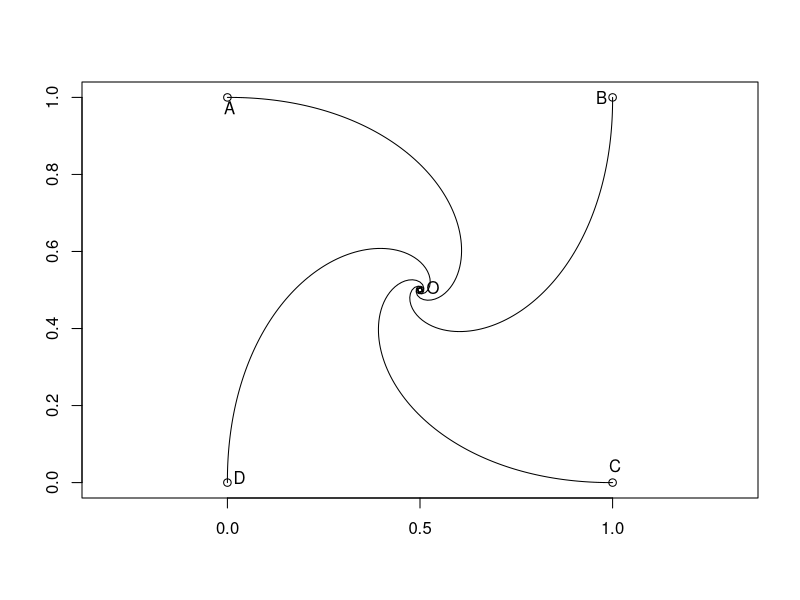

This chart was generated by the following R code:
## ---- chunk 1
set.seed(233)
buffon.sim <- function(n, l = 0.8, a = 1){
    k     <- 0
    theta <- runif(n, 0, pi)
    x     <- runif(n, 0, a/2)
    
    for(i in 1:n) {
        if(x[i] <= l/2*sin(theta[i]))
            k <- k + 1
    }
    
    sim.pi  <- (2*l*n)/(k*a)
    sim.p   <- k/n
    
    data.frame(pi = sim.pi, p = sim.p)
}

buffon.sim(100000, 0.8, 1)
## ---- chunk 2
set.seed(233)
area.sim <- function(n) {
    y <- runif(n)
    x <- runif(n)
    k <- 0
    
    for(i in 1:n) {
        if(x[i]^2 + y[i]^2 < 1)
            k <- k + 1
    }
    
    sim.p   <- k/n
    sim.pi  <- 4*sim.p
    
    data.frame(p = sim.p, pi = sim.pi)
}

area.sim(100000)
## ---- chunk 3
plot(c(0, 1, 0, 1), c(0, 0, 1, 1), xlab = "", ylab = "", 
     asp = 1, xlim = c(0, 1), ylim = c(0, 1))
text(0, 1, labels = "A", adj = c(0.3, 1.3))
text(1, 1, labels = "B", adj = c(1.5, 0.5))
text(1, 0, labels = "C", adj = c(0.3, -0.8))
text(0, 0, labels = "D", adj = c(-0.5, 0.1))
points(0.5, 0.5)
text(0.5, 0.5, labels = "O", adj = c(-0.5, 0.3))

delta.t <- 0.01
n       <- 110

x     <- matrix(0, nrow = 5, ncol = n)
y     <- matrix(0, nrow = 5, ncol = n)
x[,1] <- c(0, 1, 1, 0, 0)
y[,1] <- c(1, 1, 0, 0, 1)
d     <- c(0, 0, 0, 0)

for(j in 1:(n-1)) {
    for(i in 1:4){
        d[i] <- sqrt((x[i+1, j]-x[i, j])^2+(y[i+1, j]-y[i, j])^2)
        x[i, j+1] <- x[i, j]+delta.t*(x[i+1, j]-x[i, j])/d[i]
        y[i, j+1] <- y[i, j]+delta.t*(y[i+1, j]-y[i, j])/d[i]
    }
    
    x[5,j+1] <- x[1, j+1]  # For object 4
    y[5,j+1] <- y[1, j+1]  # For object 4
}

for(i in 1:4) {
    lines(x[i,], y[i,])
}
## ---- chunk 4
gen.t1 <- function(n, r1) {
    t1 <- array(0, dim = c(1, n))
    
    for(i in 1:n) {
        if(r1[i] < 0.7){
            t1[i] <- 0
        } else if(r1[i] <= 0.9) {
            t1[i] = 5
        } else {
            t1[i] = 10
        }
    }
    
    return(t1)
}

gen.t3 <- function(n, r3) {
    t3 <- array(0, dim = c(1, n))
    
    for(i in 1:n) {
        if(r3[i] < 0.3) {
            t3[i] <- 28
        } else if(r3[i] <= 0.7){
            t3[i] <- 30
        } else if(r3[i] <= 0.9) {
            t3[i] = 32
        } else {
            t3[i] = 34
        }
    }
    
    return(t3)
}

train.sim <- function(n) {
    r1 <- runif(n)
    r3 <- runif(n)
    
    t1 <- gen.t1(n, r1)
    t2 <- rnorm(n, 30, 2)
    t3 <- gen.t3(n, r3)
    
    k <- 0
    for(i in 1:n) {
        if(t1[i] + t2[i] > t3[i])
            k <- k+1
    }
    
    return(k/n)
}

train.sim(100000)
## ---- chunk 5
nuclear.sim <- function(n, d = 3) {
    back   <- 0
    absorb <- 0
    pierce <- 0
    
    for(i in 1:n) {
        x <- -log(runif(1))
        for(j in 1:10) {
            flag <- 1
            r    <- runif(2)
            R    <- -log(r[1])
            t    <- 2*pi*r[2]
            x    <- x+R*cos(t)
            
            if(x < 0) {
                back <- back +1
                flag <- 0
                break
            } else if(x > d) {
                pierce <- pierce +1
                flag   <- 0
                break
            } else
                next
        }
        
        if(flag == 1)
            absorb <- absorb+1
    }
    
    result <- data.frame(Pierce = (pierce/n)*100,
                         Absorb = (absorb/n)*100,
                         Back   = (back/n)*100)
    names(result) <- c("Pierce(%)", "Absorb(%)", "Back(%)")
    return(result)
}

nuclear.sim(10000, 15)
## ---- chunk 6
gen.expd <- function(lambda) {
    r  <- runif(1)
    -1/lambda*log(r)
}

# lambda: Consumer arrive speed
# mu:     Serve speed 
# TS:     Tatal times
queue.sim <- function(lambda, mu, TS) {
    k  <- 0;  wt <- 0; wn <- 0; ws <- 0;
    tp <- 0;  Na <- 0; n  <- 0; t  <- 0;
    
    # Init simulator
    Ta <- gen.expd(lambda)
    Td <- Inf
    
    repeat{
        # Set system status
        k     <- k+1
        wt[k] <- t
        wn[k] <- n
        
        if(Ta < TS) { # Accept consumer
            ws[k] <- min(Ta, Td)-t
            if(Ta < Td) { # Consumer Arrive
                t  <- Ta
                n  <- n+1
                Na <- Na+1
                Ta <- t+gen.expd(lambda)
                
                if(n == 1)
                    Td <- t+gen.expd(mu) # Set first consumer leave time
            } else { # Consumer leave
                t <- Td
                n <- n-1
                
                if(n == 0)
                    Td <- Inf
                else
                    Td <- t+gen.expd(mu)
            }
        } else { # Reject consumer
            ws[k] <- ifelse(Td == Inf, 0, Td-t)
            if(n>0) { # Serve remain consumer
                t <- Td
                n <- n-1
                if(n>0)
                    Td <- t+gen.expd(mu)
            } else
                tp <- 1
        }
        
        if(tp == 1)
            break
    }
    
    data.frame(Ls = sum(ws*wn)/t,
               Ws = sum(ws*wn)/Na,
               Pw = sum(ws[wn>=1])/t)
}

queue.sim(4, 10, 1000)
## ---- chunk 7
t.gen <- function(t, lambda) {
    r  <- runif(1)
    t-1/lambda*log(r)
}

queue2.sim <- function(lambda, mu, TS, S) {
    k  <- 0; wt <- 0; wn <- 0; ws <- 0
    tp <- 0; Na <- 0; t  <- 0
    # Init simulator
    Ta <- t.gen(t, lambda)
    Td <- rep(Inf, S)
    SS <- rep(0, S+1)
    
    repeat{
        # Set system status
        t1 <- ifelse(SS[1] == 0, Inf, min(Td))       # Seek leave consumer time
        i1 <- ifelse(SS[1] == 0, 1,   which.min(Td)) # Seek leave consumer idx
        k  <- k+1
        wt[k] <- t
        wn[k] <- SS[1]
        
        if(Ta < TS) { # Accept consumer
            ws[k] <- min(Ta, t1)-t
            if(Ta < t1) {
                t  <- Ta
                Na <- Na+1
                Ta <- t.gen(t, lambda)
                n  <- SS[1]
                SS[1] <- n+1
                
                for(i in 1:S) {  # Dispatch server
                    if(SS[i+1] == 0) {
                        SS[i+1] <- 1
                        Td[i]   <- t.gen(t, mu)
                        break
                    }
                }
            } else { # consumer leave
                t <- t1
                n <- SS[1]
                SS[1] <- n-1
                
                if(n == 1) {        # Clear
                    SS[2:(S+1)] <- 0
                    Td[1:S]     <- Inf
                } else if(n <= S) { # Leave
                    SS[i1+1] <- 0
                    Td[i1]   <- Inf
                } else {            # Leave and alt
                    Td[i1] <- t.gen(t, mu)
                }
            }
        } else { # Reject consumer
            ws[k] <- ifelse(t1 == Inf, 0, t1-t)
            n     <- SS[1]
            
            if(n>0) { # Serve remain consumer
                t     <- t1
                SS[1] <- n-1
                
                if(n == 1) {          # Clear
                    SS[1:(S+1)] <- 0
                    Td[1:S]     <- Inf
                } else if(n <= S) {   # Leave
                    SS[i1+1] <- 0
                    Td[i1]   <- Inf
                } else {              # Leave and alt
                    Td[i1] <- t.gen(t, mu)
                }
            } else # Exit
                tp <- 1
        }
        
        if(tp == 1)
            break
    }
    
    data.frame(Ls = sum(ws*wn)/t,
               Ws = sum(ws*wn)/Na,
               Pw = sum(ws[wn>=S])/t)
}

queue2.sim(15, 6, 1000, 3)
## ---- chunk 8
t.gen <- function(t, lambda) {
    r  <- runif(1)
    t-1/lambda*log(r)
}

queue3.sim <- function(lambda, mu, TS, K = 1) {
    k  <- 0; wt <- 0; wn <- 0; ws <- 0
    tp <- 0; Na <- 0; n  <- 0; t  <- 0
    
    # Init simulator
    Ta <- t.gen(t, lambda)
    Td <- Inf
    
    repeat{
        # Set system status
        k     <- k+1
        wt[k] <- t
        wn[k] <- n
        
        if(Ta < TS) { # Accept consumer
            ws[k] <- min(Ta, Td)-t
            if(Ta <= Td) {
                t  <- Ta
                n  <- n+1
                Na <- Na+1
                Ta <- t.gen(t, lambda)
                
                if(n == 1) # Generate first consumer Leave time
                    Td <- t.gen(t, mu)
                
                if(n == K) # Consumer loss
                    while (Ta < Td)
                        Ta <- t.gen(Ta, lambda)
            } else {       # Consumer leave
                t <- Td
                n <- n-1
                
                if(n == 0)
                    Td <- Inf
                else
                    Td <- t.gen(t, mu)
            }
        } else { # Reject consumer
            ws[k] <- ifelse(Td == Inf, 0, Td-t)
            
            if(n>0) { # Serve remain consumer
                t <- Td
                n <- n-1
                if(n>0)
                    Td <- t.gen(t, mu)
            } else # Exit
                tp <- 1
        }
        
        if(tp == 1)
            break
    }
    
    data.frame(Ls = sum(ws*wn)/t,
               Ws = sum(ws*wn)/Na,
               Pl = sum(ws[wn>=K])/t)
}

queue3.sim(6, 5, 1000, 4)
## ---- chunk 9
set.seed(200)
t.gen <- function(t, lambda) {
    r  <- runif(1)
    t-1/lambda*log(r)
}

queue4.sim <- function(lambda, mu, TS, S = 1, K = 1) {
    if(K<S) K <- S
    k  <- 0; wt <- 0; wn <- 0; ws <- 0
    tp <- 0; Na <- 0; t  <- 0
    # Init simulator
    Ta <- t.gen(t, lambda)
    Td <- rep(Inf, S)
    SS <- rep(0, S+1)
    
    repeat{
        # Set system status
        t1 <- ifelse(SS[1] == 0, Inf, min(Td))
        i1 <- ifelse(SS[1] == 0, 1,   which.min(Td))
        k     <- k+1
        wt[k] <- t
        wn[k] <- SS[1]
        
        if(Ta < TS) { # Accept consumer
            ws[k] <- min(Ta, t1)-t
            
            if(Ta < t1) {
                t     <- Ta
                Na    <- Na+1
                Ta    <- t.gen(t, lambda)
                n     <- SS[1]
                SS[1] <- n+1
                
                if(SS[1] == K) {      # Consumer loss
                    t1 <- min(Td)
                    while(Ta < t1)
                        Ta <- t.gen(Ta, lambda)
                } else {              # Add consumer to system
                    for(i in 1:S) {   # Dispatch server
                        if(SS[i+1] == 0) {
                            SS[i+1] <- 1
                            Td[i]   <- t.gen(t, mu)
                            break
                        }
                    }
                }
            } else { # Consumer leave
                t     <- t1
                n     <- SS[1]
                SS[1] <- n-1
                
                if(n == 1) {       # Cleear
                    SS[2:(S+1)] <- 0
                    Td[1:S]     <- Inf
                } else if(n <= S) { # Consumer leave
                    SS[1+i1] <- 0
                    Td[i1]   <- Inf
                } else {            # Consumer leave and alt
                    Td[i1] <- t.gen(t, mu)
                }
            }
        } else { # Reject consumer
            ws[k] <- ifelse(t1 == Inf, 0, t1-t)
            n     <- SS[1]
            
            if(n > 0) {
                t     <- t1
                SS[1] <- n-1
                
                if(n == 1) {        # Cleear
                    SS[2:(S+1)] <- 0
                    Td[1:S]     <- Inf
                } else if(n <= S) { # Consuemr leave
                    SS[1+i1] <- 0
                    Td[i1]   <- Inf
                } else {            # Consumer leave and alt
                    Td[i1] <- t.gen(t, mu)
                }
            } else # Exit
                tp <- 1
        }
        
        if(tp == 1)
            break
    }
    

    
    data.frame(Ls = sum(ws*wn)/t,
               Ws = sum(ws*wn)/Na,
               Pl = sum(ws[wn>=K])/t)
}

queue4.sim(4, 1/2, 1000, 9, 12)
